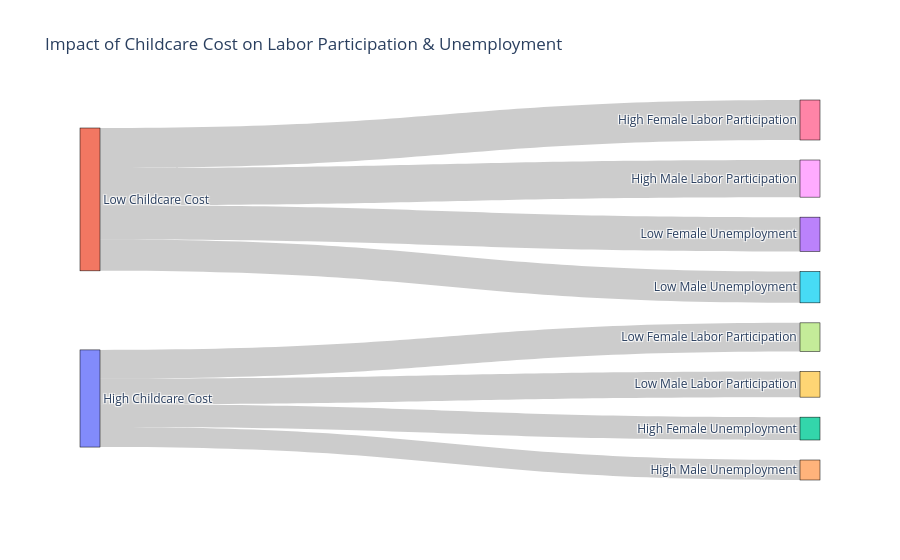

The code cell stored with this chart in its notebook:
### Code cell
# Define nodes (categories)
node_labels = [
    "High Childcare Cost", "Low Childcare Cost",  # Childcare Cost Categories
    "High Female Unemployment", "Low Female Unemployment",  # Female Unemployment
    "High Male Unemployment", "Low Male Unemployment",  # Male Unemployment
    "High Female Labor Participation", "Low Female Labor Participation",  # Female Labor Participation
    "High Male Labor Participation", "Low Male Labor Participation"  # Male Labor Participation
]

# Assign indices to nodes
node_indices = {label: idx for idx, label in enumerate(node_labels)}

# Define links (connections) between nodes based on assumed relationships
source_nodes = [
    node_indices["High Childcare Cost"], node_indices["High Childcare Cost"],  # High Cost -> High Unemployment
    node_indices["High Childcare Cost"], node_indices["High Childcare Cost"],  # High Cost -> Low Participation
    node_indices["Low Childcare Cost"], node_indices["Low Childcare Cost"],  # Low Cost -> Low Unemployment
    node_indices["Low Childcare Cost"], node_indices["Low Childcare Cost"],  # Low Cost -> High Participation
]

target_nodes = [
    node_indices["High Female Unemployment"], node_indices["High Male Unemployment"],  # High Unemployment
    node_indices["Low Female Labor Participation"], node_indices["Low Male Labor Participation"],  # Low Participation
    node_indices["Low Female Unemployment"], node_indices["Low Male Unemployment"],  # Low Unemployment
    node_indices["High Female Labor Participation"], node_indices["High Male Labor Participation"],  # High Participation
]

# Define link values (weights) based on assumed data (this can be updated with actual computed values)
link_values = [40, 35, 50, 45, 60, 55, 70, 65]  # Example placeholder values

# Create the Sankey diagram
fig = go.Figure(go.Sankey(
    node=dict(
        pad=20,
        thickness=20,
        line=dict(color="black", width=0.5),
        label=node_labels
    ),
    link=dict(
        source=source_nodes,
        target=target_nodes,
        value=link_values
    )
))

# Update layout
fig.update_layout(title_text="Impact of Childcare Cost on Labor Participation & Unemployment", font_size=12)

# Show the plot
fig.show()

### Figure 1 — Plotly figure (JSON) as saved in the notebook; plotly's stock layout.template omitted (floating-point values rounded to 4 significant figures)
{"data": [{"link": {"source": [0, 0, 0, 0, 1, 1, 1, 1], "target": [2, 4, 7, 9, 3, 5, 6, 8], "value": [40, 35, 50, 45, 60, 55, 70, 65]}, "node": {"label": ["High Childcare Cost", "Low Childcare Cost", "High Female Unemployment", "Low Female Unemployment", "High Male Unemployment", "Low Male Unemployment", "High Female Labor Participation", "Low Female Labor Participation", "High Male Labor Participation", "Low Male Labor Participation"], "line": {"color": "black", "width": 0.5}, "pad": 20, "thickness": 20}, "type": "sankey"}], "layout": {"font": {"size": 12}, "title": {"text": "Impact of Childcare Cost on Labor Participation & Unemployment"}}}
